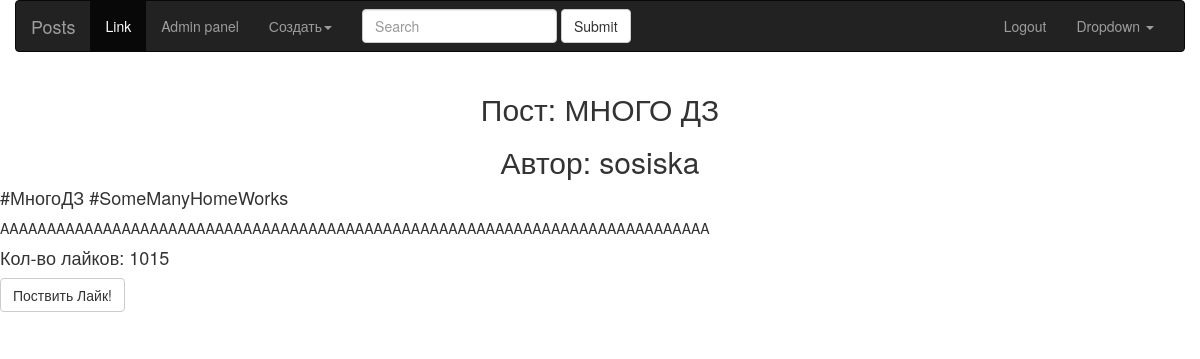
The page /post/AAAAAAAAAAAAAAAAA/ (signed in) on the database its author committed.
### post/models.py (models this page shows, shortened)
class LikeMixin:
    def like(self):
        self.likes += 1
        if self.likes % 10 == 0 and self.priopity < 100:
            self.priopity += 1                                  #1000 лайков до максимума  ❤999 == 100 priority

class Post(LikeMixin, models.Model):
    author = models.ForeignKey(Author, on_delete=models.CASCADE)
    tags = models.ManyToManyField(Tag)
    title = models.TextField(max_length=128, blank=False)
    slug = models.SlugField(max_length=128, unique=True)
    content = models.TextField(max_length=4096, blank=False)
    priopity = models.PositiveIntegerField(default=2, validators=(MaxValueValidator(100.0), ))
    likes = models.PositiveIntegerField(default=0)

class Author(LikeMixin, models.Model):
    user = models.OneToOneField(User, on_delete=models.CASCADE)
    priopity = models.PositiveIntegerField(default=2, validators=(MaxValueValidator(100.0), ))
    likes = models.PositiveIntegerField(default=0)
    def __str__(self):
        return self.user.username

class Tag(LikeMixin, models.Model):
    name = models.TextField(max_length=128, blank=False, unique=True)
    priopity = models.PositiveIntegerField(default=2, validators=(MaxValueValidator(100.0), ))
    likes = models.PositiveIntegerField(default=0)
    def __str__(self):
        return self.name

### post/views.py (the view, shortened to what this page needs)
# urls.py: path('post/<slug:slug>/', PostView.as_view(), name="view"),
class PostView(View):
    def get(self, request, slug):
        post = Post.objects.get(slug=slug)
        tags = post.tags.all()
        comments = Comment.objects.filter(post=post)
        return render(request, 'post/post.html', context= {"post" : post,
            'tags' : tags, 'comments' : comments})

### post/templates/post/post.html (shortened to what this page needs)
{% extends 'base.html' %}
{% block content %}
  <main>
        <div class="row">
            <h2 class="text-center">Пост: {{ post.title }}</h2>
            <h2 class="text-center">Автор: {{ post.author }}</h2>
            <h4>
              <div>
                {% for tag in tags %}
                  {{ tag }}
                {% endfor %}
              </div>
            </h4>
            <div class="content">
                {{ post.content }}
            </div>
            <h4>Кол-во лайков: {{ post.likes }}</h4>
            <form action="" method="POST"> {% csrf_token %}
                <button class="btn btn-default" type="submit">Поствить Лайк!</button>
            </form>
        </div>
    </main>
{% endblock content %}

### rows shown on the page
Post: title "МНОГО ДЗ", author "sosiska", content "AAAAAAAAAAAAAAAAAAAAAAAAAAAAAAAAAAAAAAAAAAAAAAAAAAAAAAAAAAAAAAAAAAAAAAAAAAAA", likes "1015"
Tag: name "#МногоДЗ"
Tag: name "#SomeManyHomeWorks"
